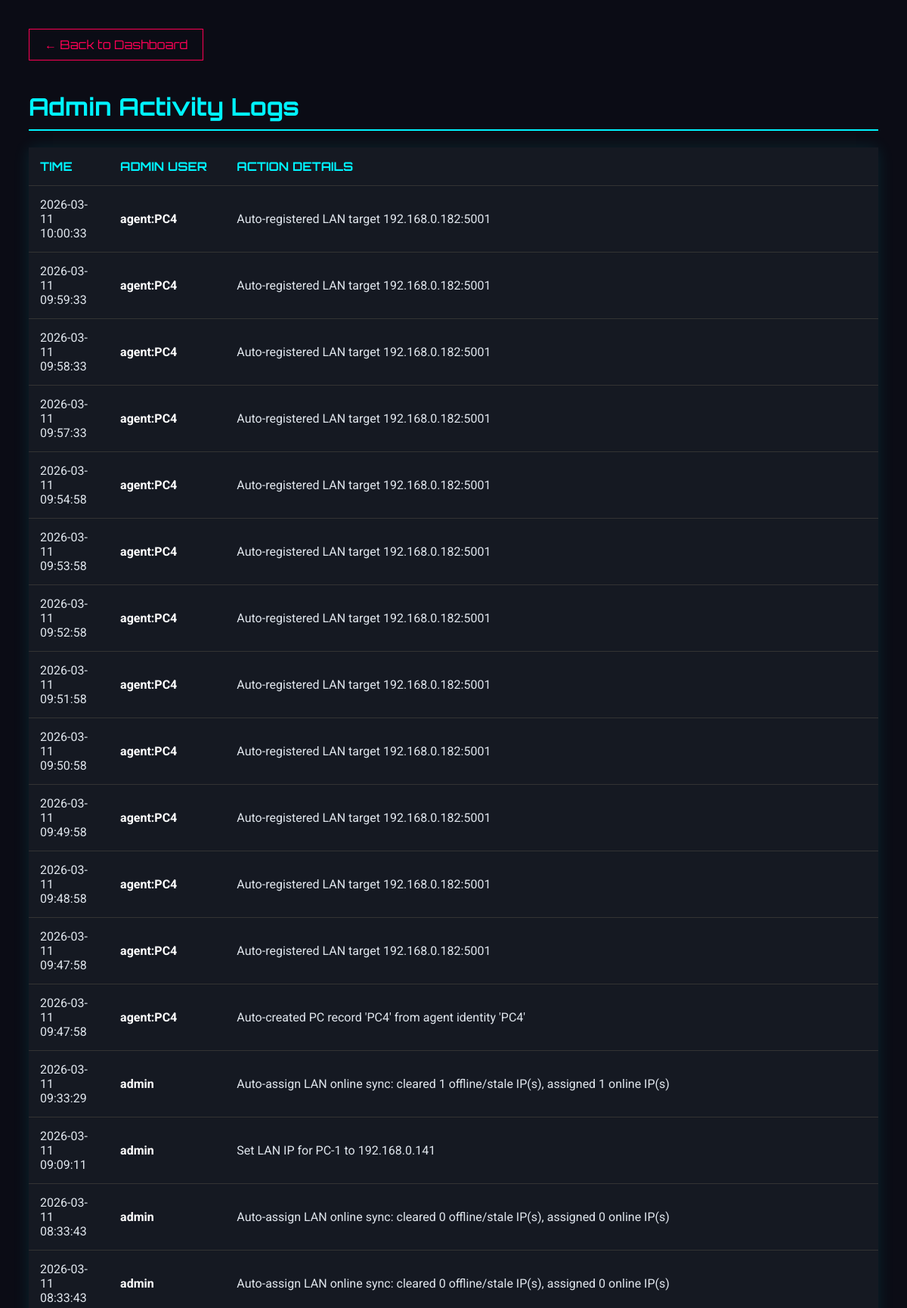
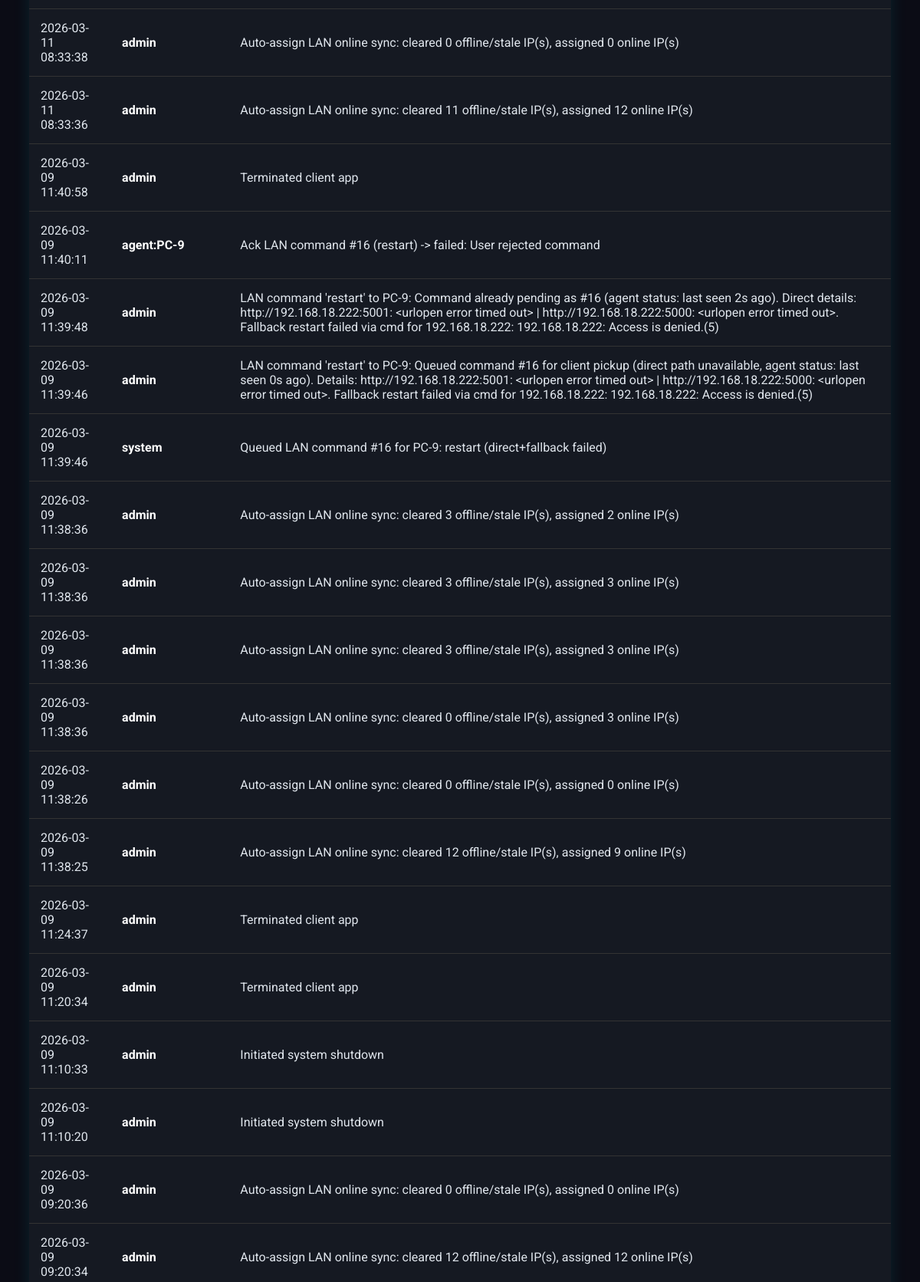
The app's page /logs (signed in, upper part) with its own data (2 pictures, top to bottom).
### app.py (models this page shows)
class AdminLog(db.Model):
    id = db.Column(db.Integer, primary_key=True)
    admin_name = db.Column(db.String(80))
    action = db.Column(db.String(255))
    timestamp = db.Column(db.DateTime, default=datetime.now)

### app.py (the view)
@app.route('/logs')
@login_required
def view_logs():
    if not current_user.is_admin: return redirect(url_for('index'))
    logs = AdminLog.query.order_by(AdminLog.timestamp.desc()).all()
    return render_template('logs.html', logs=logs)

### app.py (called while the page is built, shortened)
@login_manager.user_loader
def load_user(user_id):
    return db.session.get(User, int(user_id))

@app.before_request
def bootstrap_schema():
    if not getattr(app, "_schema_ready", False):
        db.create_all()
        ensure_pc_lan_ip_column()
        ensure_booking_date_column()
        ensure_session_last_charged_at_column()
        app._schema_ready = True

def start_periodic_billing():
    global _billing_thread_started
    if _billing_thread_started:
        return

@app.before_request
def ensure_billing_started():
    start_periodic_billing()

### templates/logs.html (shortened to what this page needs)
<!DOCTYPE html>
<html lang="en">
<head>
</head>
<body>
    <a href="/" class="back-btn">← Back to Dashboard</a>
    <h1>Admin Activity Logs</h1>
    <table>
        <thead>
            <tr>
                <th>Time</th>
                <th>Admin User</th>
                <th>Action Details</th>
            </tr>
        </thead>
        <tbody>
            {% for log in logs %}
            <tr>
                <td>{{ log.timestamp.strftime('%Y-%m-%d %H:%M:%S') }}</td>
                <td style="font-weight: bold; color: white;">{{ log.admin_name }}</td>
                <td>{{ log.action }}</td>
            </tr>
            {% else %}
            <tr>
                <td colspan="3" style="text-align:center; color:#666;">No logs found.</td>
            </tr>
            {% endfor %}
        </tbody>
    </table>
</body>
</html>

### templates/logs.html (style rules this page uses)
body { background-color: #0b0c15; color: #e0e6ed; font-family: 'Roboto', sans-serif; padding: 30px; }
h1 { font-family: 'Orbitron', sans-serif; color: #00f3ff; border-bottom: 2px solid #00f3ff; padding-bottom: 10px; }
table { width: 100%; border-collapse: collapse; background: #151922; margin-top: 20px; box-shadow: 0 0 20px rgba(0, 243, 255, 0.1); }
th, td { padding: 15px; text-align: left; border-bottom: 1px solid #333; }
th { color: #00f3ff; text-transform: uppercase; font-family: 'Orbitron', sans-serif; }
.back-btn { display: inline-block; margin-bottom: 20px; color: #ff0055; text-decoration: none; border: 1px solid #ff0055; padding: 10px 20px; font-family: 'Orbitron', sans-serif; }

### records on screen
AdminLog: timestamp "2026-03-11 10:00:33", admin_name "agent:PC4", action "Auto-registered LAN target 192.168.0.182:5001"
AdminLog: timestamp "2026-03-11 09:59:33", admin_name "agent:PC4", action "Auto-registered LAN target 192.168.0.182:5001"
AdminLog: timestamp "2026-03-11 09:58:33", admin_name "agent:PC4", action "Auto-registered LAN target 192.168.0.182:5001"
AdminLog: timestamp "2026-03-11 09:57:33", admin_name "agent:PC4", action "Auto-registered LAN target 192.168.0.182:5001"
AdminLog: timestamp "2026-03-11 09:54:58", admin_name "agent:PC4", action "Auto-registered LAN target 192.168.0.182:5001"
AdminLog: timestamp "2026-03-11 09:53:58", admin_name "agent:PC4", action "Auto-registered LAN target 192.168.0.182:5001"
AdminLog: timestamp "2026-03-11 09:52:58", admin_name "agent:PC4", action "Auto-registered LAN target 192.168.0.182:5001"
AdminLog: timestamp "2026-03-11 09:51:58", admin_name "agent:PC4", action "Auto-registered LAN target 192.168.0.182:5001"
AdminLog: timestamp "2026-03-11 09:50:58", admin_name "agent:PC4", action "Auto-registered LAN target 192.168.0.182:5001"
AdminLog: timestamp "2026-03-11 09:49:58", admin_name "agent:PC4", action "Auto-registered LAN target 192.168.0.182:5001"
AdminLog: timestamp "2026-03-11 09:48:58", admin_name "agent:PC4", action "Auto-registered LAN target 192.168.0.182:5001"
AdminLog: timestamp "2026-03-11 09:47:58", admin_name "agent:PC4", action "Auto-registered LAN target 192.168.0.182:5001"
AdminLog: timestamp "2026-03-11 09:47:58", admin_name "agent:PC4", action "Auto-created PC record 'PC4' from agent identity 'PC4'"
AdminLog: timestamp "2026-03-11 09:33:29", admin_name "admin", action "Auto-assign LAN online sync: cleared 1 offline/stale IP(s), assigned 1 online IP(s)"
AdminLog: timestamp "2026-03-11 09:09:11", admin_name "admin", action "Set LAN IP for PC-1 to 192.168.0.141"
AdminLog: timestamp "2026-03-11 08:33:43", admin_name "admin", action "Auto-assign LAN online sync: cleared 0 offline/stale IP(s), assigned 0 online IP(s)"
AdminLog: timestamp "2026-03-11 08:33:43", admin_name "admin", action "Auto-assign LAN online sync: cleared 0 offline/stale IP(s), assigned 0 online IP(s)"
AdminLog: timestamp "2026-03-11 08:33:38", admin_name "admin", action "Auto-assign LAN online sync: cleared 0 offline/stale IP(s), assigned 0 online IP(s)"
AdminLog: timestamp "2026-03-11 08:33:36", admin_name "admin", action "Auto-assign LAN online sync: cleared 11 offline/stale IP(s), assigned 12 online IP(s)"
AdminLog: timestamp "2026-03-09 11:40:58", admin_name "admin", action "Terminated client app"
AdminLog: timestamp "2026-03-09 11:40:11", admin_name "agent:PC-9", action "Ack LAN command #16 (restart) -> failed: User rejected command"
AdminLog: timestamp "2026-03-09 11:39:48", admin_name "admin", action "LAN command 'restart' to PC-9: Command already pending as #16 (agent status: last seen 2s ago). Direct details: http://192.168.18.222:5001: <urlopen error timed out> | http://192.168.18.222:5000: <urlopen error timed out>. Fallback restart failed via cmd for 192.168.18.222: 192.168.18.222: Access is denied.(5)"
AdminLog: timestamp "2026-03-09 11:39:46", admin_name "admin", action "LAN command 'restart' to PC-9: Queued command #16 for client pickup (direct path unavailable, agent status: last seen 0s ago). Details: http://192.168.18.222:5001: <urlopen error timed out> | http://192.168.18.222:5000: <urlopen error timed out>. Fallback restart failed via cmd for 192.168.18.222: 192.168.18.222: Access is denied.(5)"
AdminLog: timestamp "2026-03-09 11:39:46", admin_name "system", action "Queued LAN command #16 for PC-9: restart (direct+fallback failed)"
AdminLog: timestamp "2026-03-09 11:38:36", admin_name "admin", action "Auto-assign LAN online sync: cleared 3 offline/stale IP(s), assigned 2 online IP(s)"
AdminLog: timestamp "2026-03-09 11:38:36", admin_name "admin", action "Auto-assign LAN online sync: cleared 3 offline/stale IP(s), assigned 3 online IP(s)"
AdminLog: timestamp "2026-03-09 11:38:36", admin_name "admin", action "Auto-assign LAN online sync: cleared 3 offline/stale IP(s), assigned 3 online IP(s)"
AdminLog: timestamp "2026-03-09 11:38:36", admin_name "admin", action "Auto-assign LAN online sync: cleared 0 offline/stale IP(s), assigned 3 online IP(s)"
AdminLog: timestamp "2026-03-09 11:38:26", admin_name "admin", action "Auto-assign LAN online sync: cleared 0 offline/stale IP(s), assigned 0 online IP(s)"
AdminLog: timestamp "2026-03-09 11:38:25", admin_name "admin", action "Auto-assign LAN online sync: cleared 12 offline/stale IP(s), assigned 9 online IP(s)"
AdminLog: timestamp "2026-03-09 11:24:37", admin_name "admin", action "Terminated client app"
AdminLog: timestamp "2026-03-09 11:20:34", admin_name "admin", action "Terminated client app"
AdminLog: timestamp "2026-03-09 11:10:33", admin_name "admin", action "Initiated system shutdown"
AdminLog: timestamp "2026-03-09 11:10:20", admin_name "admin", action "Initiated system shutdown"
AdminLog: timestamp "2026-03-09 09:20:36", admin_name "admin", action "Auto-assign LAN online sync: cleared 0 offline/stale IP(s), assigned 0 online IP(s)"
AdminLog: timestamp "2026-03-09 09:20:34", admin_name "admin", action "Auto-assign LAN online sync: cleared 12 offline/stale IP(s), assigned 12 online IP(s)"
